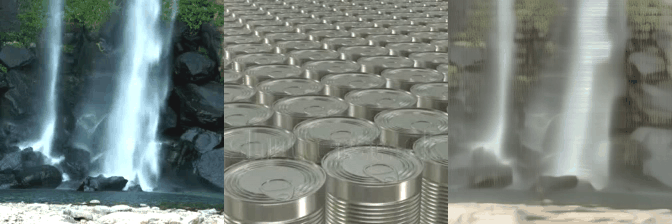
#> input picture video/cross/1.gif, 672 x 224 px
$ python compress.py
#> lines starting #> are read from the running program, lines starting #| are printed output that depends on the picture
from PIL import Image, ImageSequence

def compress_gif(input_path, output_path, optimize=True, colors=256):
    # 读取GIF文件
#> called with input_path = 'video/cross/1.gif', output_path = 'video/cross/1_compress.gif', optimize = True, colors = 256
    gif = Image.open(input_path)
#> gif is the input picture: PIL image 672x224 P; mean R, G, B 119, 128.1, 122.6

    # 获取所有帧
    frames = [frame.copy() for frame in ImageSequence.Iterator(gif)]
#> frames = 12 items
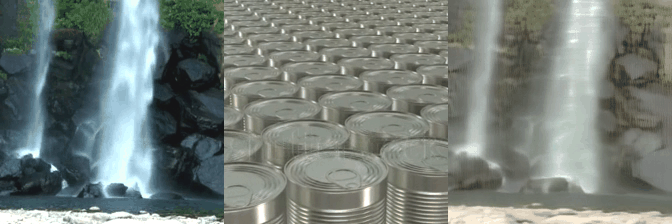
#> gif: PIL image 672x224 RGB; mean R, G, B 117.3, 126, 120.7

    # 压缩每一帧
    compressed_frames = []
    for frame in frames:
        frame = frame.convert("P", palette=Image.ADAPTIVE, colors=colors)
        compressed_frames.append(frame)
#> this loop made 12 passes
#> pass 2, in compress_gif, `frame = frame.convert("P", palette=Image.ADAPTIVE, colors=colors)`:
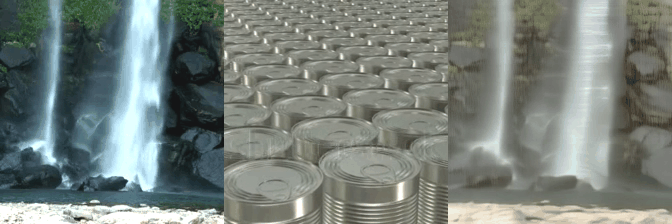
#> frame: PIL image 672x224 P; mean R, G, B 119.4, 128.1, 122.8
#> pass 3, in compress_gif, `frame = frame.convert("P", palette=Image.ADAPTIVE, colors=colors)`:
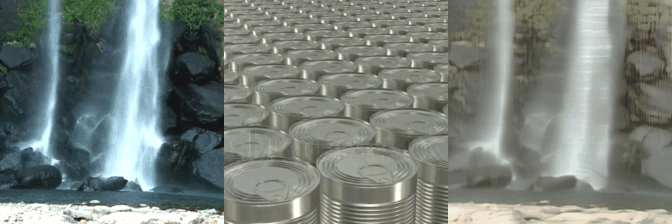
#> frame: PIL image 672x224 P; mean R, G, B 119.3, 127.9, 122.5
#> after the loop, compressed_frames = 12 items

    # 获取duration和loop信息，如果不存在则设置默认值
    duration = gif.info.get('duration', 100)  # 默认值为100毫秒
#> duration = 100
    loop = gif.info.get('loop', 0)  # 默认值为0（无限循环）
#> loop = 0

    # 保存压缩后的GIF
    compressed_frames[0].save(
        output_path,
        save_all=True,
        append_images=compressed_frames[1:],
        optimize=optimize,
        duration=duration,
        loop=loop
    )

def main():
    input_path = 'video/cross/1.gif'  # 输入GIF文件路径
    output_path = 'video/cross/1_compress.gif'  # 输出压缩后的GIF文件路径

    compress_gif(input_path, output_path)

if __name__ == "__main__":
    main()
